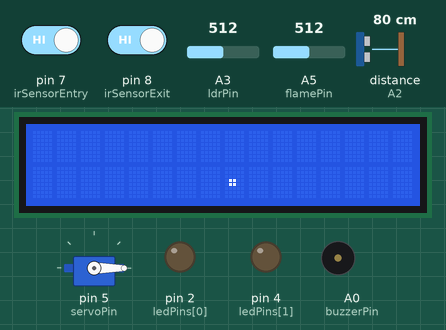
Simulated run of this sketch. Board: Arduino Uno, built with avr-gcc and run on an emulated ATmega328P. Shown: servo, 16×2 character LCD, output pins drawn as LEDs (lit = HIGH), buzzer (waves = sounding). Wiring (inferred from the names in the program): ultrasonic range finder: trigger A1; echo A2. Inputs (shaded band) come from the test bench; at power-on: A5 (flamePin) = 512, distance to the obstacle (sensor on A2) 80 cm, pin 7 (irSensorEntry) HIGH, pin 8 (irSensorExit) HIGH, A3 (ldrPin) = 512. The echo pulse lasts 58.3 µs per cm; pins used as bus, display or sensor lines are not drawn; what the sketch prints to the serial monitor is not drawn.

Above: at 2.7 s.
2.8 s: A5 (flamePin) set to 218
7.7 s: A5 (flamePin) set to 190
At 10.4 s:
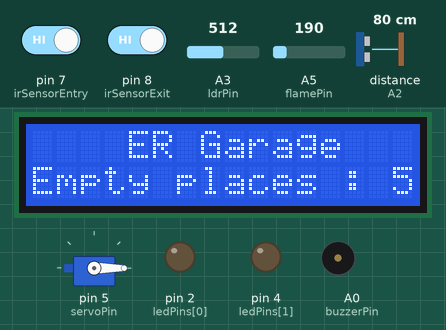
10.7 s: distance to the obstacle (sensor on A2) set to 12 cm
18.5 s: distance to the obstacle (sensor on A2) set to 9 cm
At 22.0 s:
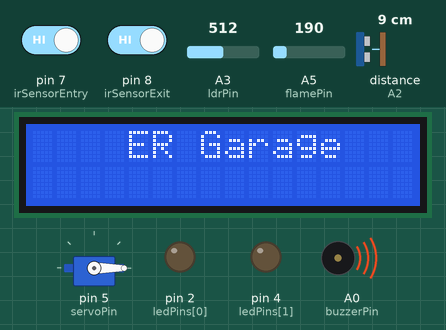
23.0 s: pin 7 (irSensorEntry) driven LOW
At 26.7 s:
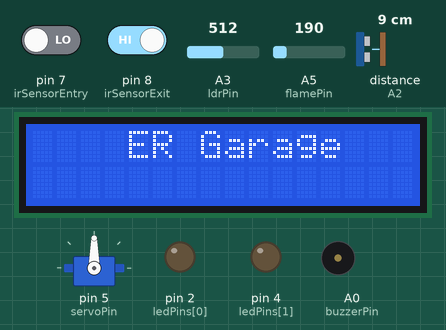
27.0 s: pin 7 (irSensorEntry) driven HIGH
At 28.2 s:
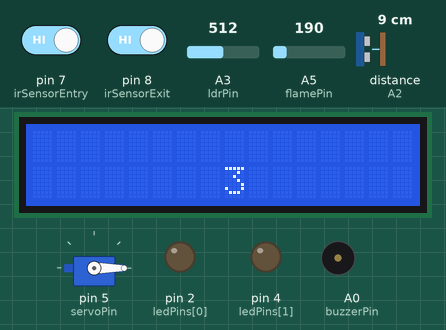
Timing chart, 0 to 30.4 s (numbered marks = the images above; inputs shaded):
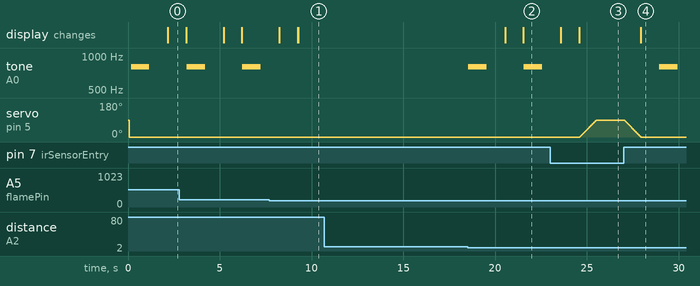

Measured:
- the behaviour switches between 201 and 200 on A5 (flamePin) (found by bisection; images 0 and 1)
- the behaviour switches between 11 and 10 cm on distance to the obstacle (sensor on A2) (found by bisection; images 1 and 2)
- after the input at 7.7 s, tone on A0 (buzzerPin): stays silent (without the input it goes to 800 Hz after 1.6 s); the display: first differs from a run without the input after 1.6 s (image 1)
- after the input at 10.7 s, every drawn part: stays the same
- after the input at 18.5 s, tone on A0 (buzzerPin): alternates 800 Hz for 1.0 s and silent for 2.0 s, starting at once; the display: first changes after 2.0 s (image 2 shows a later state)
- after the input at 23.0 s, tone on A0 (buzzerPin): stays silent (without the input it goes to 800 Hz after 1.6 s); servo on pin 5 (servoPin): moves from 0° to 90° over 0.91 s, starting after 1.6 s
- after the input at 27.0 s, tone on A0 (buzzerPin): silent → 800 Hz after 1.9 s, → silent 1.0 s later; servo on pin 5 (servoPin): moves from 90° to 0° over 0.91 s, starting at once; the display: changes after 0.94 s (image 4)
- by itself, tone on A0 (buzzerPin): alternates 800 Hz for 1.0 s and silent for 2.0 s

The sketch:

garage.ino
```cpp
// Smart Garage Project
// Semi-final project for robotics workshop in Beta
// Team ER

// Include libraries
#include <Servo.h>
#include <LiquidCrystal.h>

// Pin definitions
// pins for lighting & gate
int ledPins[] = { 2, 4 };
int ldrPin = A3;
int irSensorEntry = 7;
int irSensorExit = 8;
int servoPin = 5;
int flamePin = A5;  // pin for fire detection
int buzzerPin = A0; // alarm
// pins for ultrasonic sensor
int trigPin = A1;
int echoPin = A2;
// Pins for LCD
int rs = 6, en = 9, d4 = 13, d5 = 11, d6 = 3, d7 = A4;

Servo Garagedoor;
LiquidCrystal lcd(rs, en, d4, d5, d6, d7);

// Variables
int lightState = 0;
int carCount = 0;  // Number of cars in the garage
int doorState = 0;

bool carInProgress = false;  // Track if a car is in progress of entering
bool movementDetected = false;  // Track inactivity in the garage
bool energySavingMode = false;


// Variables to track the time b/w sensor readings
unsigned long lastEntryCheck = 0;
unsigned long lastExitCheck = 0;

// Variables to track the time inactivity in the garage
unsigned long lastMovementTime = 0;


// LCD
// Temporary messages appear in the middle of the 2nd row
void centerMessage(char message) {
  lcd.clear();
  int length = strlen(message);
  int padding = (16 - length) / 2;
  lcd.setCursor(padding, 1);
  lcd.print(message);
}

void setup() {
  for (int i = 0; i < 2; i++) {
    pinMode(ledPins[i], OUTPUT);
  }
  pinMode(ldrPin, INPUT);
  pinMode(irSensorEntry, INPUT);
  pinMode(irSensorExit, INPUT);
  pinMode(flamePin, INPUT);
  pinMode(buzzerPin, OUTPUT);
  pinMode(trigPin, OUTPUT);
  pinMode(echoPin, INPUT);

  // Start serial communication
  Serial.begin(9600);

  // Initialize LCD and servo motor
  Garagedoor.attach(servoPin);
  lcd.begin(16, 2);

  // Initialize gate system
  Serial.print("IR Entry Sensor Initial State: ");
  Serial.println(digitalRead(irSensorEntry));
  Serial.print("IR Exit Sensor Initial State: ");
  Serial.println(digitalRead(irSensorExit));
  Garagedoor.write(0);

}

void loop() {

  unsigned long currentMillis = millis();

 // Smart lighting system
  int ldrValue = analogRead(ldrPin);

  //Print LDR Value to Serial Monitor
  Serial.print("LDR Value: ");
  Serial.println(ldrValue);

  int entryState = digitalRead(irSensorEntry);
  int exitState = digitalRead(irSensorExit);

  //Print irsensor states to Serial Monitor
  Serial.print("Entry Sensor State: ");
  Serial.println(entryState);
  Serial.print("Exit Sensor State: ");
  Serial.println(exitState);

if (entryState == LOW || exitState == LOW) {
    movementDetected = true;
    lastMovementTime = millis();
}

// Switch energy saving mode on or off based on movement detection
if (millis() - lastMovementTime >= 20000) {
    energySavingMode = true;  // lights off after 20 seconds of no movement
} else {
    energySavingMode = false;  // Normal mode
}

if (energySavingMode && lightState == 0) {
    for (int i = 0; i < 2; i++) {
        digitalWrite(ledPins[i], LOW);
    }
} else {
    // Normal mode
    if (ldrValue > 600) {
        for (int i = 0; i < 2; i++) {
            digitalWrite(ledPins[i], HIGH);
        }
    } else {
        for (int i = 0; i < 2; i++) {
            digitalWrite(ledPins[i], LOW);
        }
    }
}

  // Gate system
  bool carEntering = false;
  bool carExiting = false;
  // Entering car
  if (entryState == LOW && doorState == 0 && carCount < 5 && !carEntering && !carInProgress) {
     if (currentMillis - lastEntryCheck >= 200) {
      lastEntryCheck = currentMillis;

      Serial.println("Car entering...");
      carInProgress = true;  // Car started entering

      for (int m = 0; m <= 90; m++) {
        Garagedoor.write(m);
        delay(10);
      }
      delay(1000);

      // Wait for the car to pass the entry sensor
      while (digitalRead(irSensorEntry) == LOW) {
        delay(500);
      }

      // Check if the car has passed the exit sensor
      if (digitalRead(irSensorExit) == LOW) {
        carCount++;
        Serial.print("Car Count increased: ");
        Serial.println(carCount);
        carEntering = true;
      }

      for (int m = 90; m >= 0; m--) {
        Garagedoor.write(m);
        delay(10);
      }

      carInProgress = false;  // Car has fully entered

      // temporary LCD for entering car
      centerMessage("Welcome!");
      delay(1000);
    }
  } else if (entryState == HIGH) {
    carEntering = false;
  }

  // Entering the car and the garage is full
  if (entryState == LOW && doorState == 0 && carCount >= 5) {
    // temporary LCD for ettempting car to enter but garage is already full
    centerMessage("Garage full!");
    delay(1000);
  }

  // Exiting the car
  else if (exitState == LOW && doorState == 0 && carCount > 0 && !carExiting && !carInProgress) {
    if (currentMillis - lastExitCheck >= 200) {
      lastExitCheck = currentMillis;

      Serial.println("Car exiting...");
      carInProgress = true;  // Car started exiting

      for (int n = 0; n <= 90; n++) {
        Garagedoor.write(n);
        delay(10);
      }
      delay(1000);

      // Wait for the car to pass the exit sensor
      while (digitalRead(irSensorExit) == LOW) {
        delay(500);
      }

      // Check if the car has passed the enter sensor
      if (digitalRead(irSensorEntry) == LOW) {
        carCount--;
        Serial.print("Car Count decreased: ");
        Serial.println(carCount);
        carExiting = true;
      }

      for (int n = 90; n >= 0; n--) {
        Garagedoor.write(n);
        delay(10);
      }

      carInProgress = false;  // Car has fully exited

      //temporary LCD for exiting car
      centerMessage("Goodbye!");
      delay(1000);
    }
  }else if (exitState == HIGH) {
    carExiting = false;
  }

  // Collision detection
  digitalWrite(trigPin, HIGH);
  delayMicroseconds(10);
  digitalWrite(trigPin, LOW);

  long duration = pulseIn(echoPin, HIGH);
  int distance = duration * 0.035 / 2;

  // Print distance that b/w the car and the sidewalk to Serial Monitor
  Serial.print("Distance: ");
  Serial.print(distance);
  Serial.println(" cm");

  if (distance < 10) {
    tone(buzzerPin, 800);
    delay(1000);
    noTone(buzzerPin);
    delay(1000);
    // temporary LCD for collision alert
    centerMessage("Collision alert!");
    delay(1000);

  } else {
    noTone(buzzerPin);
  }

  // Fire Detection
  int flameValue = analogRead(flamePin);

  //Print Flame Value to Serial Monitor
  Serial.print("Flame Value: ");
  Serial.println(flameValue);

  if (flameValue > 200) {
    tone(buzzerPin, 800);
    delay(1000);
    noTone(buzzerPin);
    delay(1000);
    // temporary LCD for fire alert
    centerMessage("Fire detected!");
    delay(1000);

  } else {
    noTone(buzzerPin);
  }

  // Empty places LCD
  if (digitalRead(irSensorExit) == HIGH && digitalRead(irSensorEntry) == HIGH && flameValue <= 200 && distance >= 10) {
      lcd.setCursor(0, 1);
      lcd.print("Empty places : ");
      lcd.print(String(5 - carCount));
    }

  // Permanent LCD message
  lcd.setCursor(4, 0);
  lcd.print("ER Garage");

  }
```
